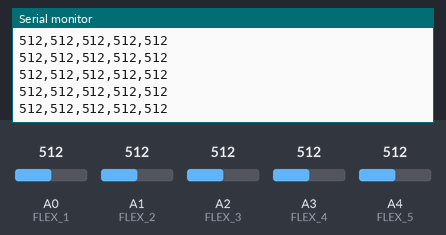
The sketch below on a simulated Arduino Nano, built with avr-gcc and run on an emulated ATmega328P. Parts: the last lines printed to the serial monitor. Inputs (shaded band) come from the test bench; at power-on: A0 (FLEX_1) = 512, A1 (FLEX_2) = 512, A2 (FLEX_3) = 512, A3 (FLEX_4) = 512, A4 (FLEX_5) = 512.

Above: at 3.2 s.
3.3 s: A0 (FLEX_1) set to 716
At 4.1 s:
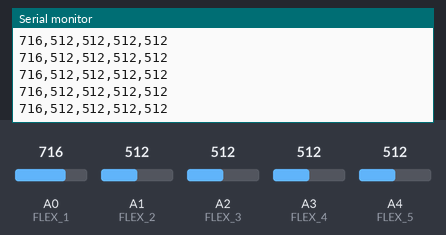
4.8 s: A1 (FLEX_2) set to 716
At 5.7 s:
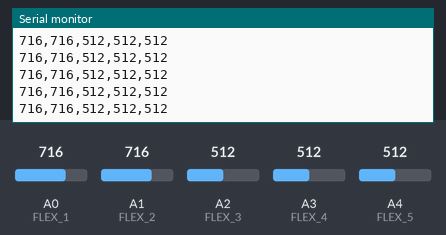
6.3 s: A2 (FLEX_3) set to 716
At 7.3 s:
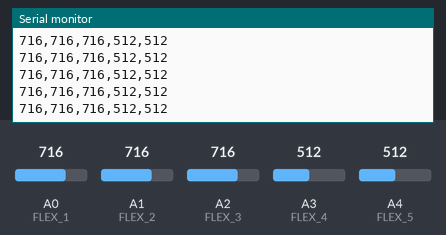
7.8 s: A3 (FLEX_4) set to 716
At 8.8 s:
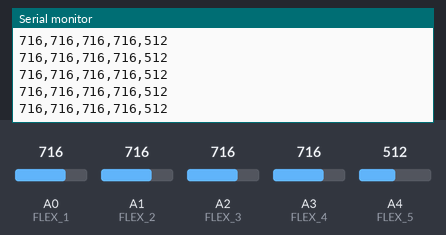
9.3 s: A4 (FLEX_5) set to 716
At 9.9 s:
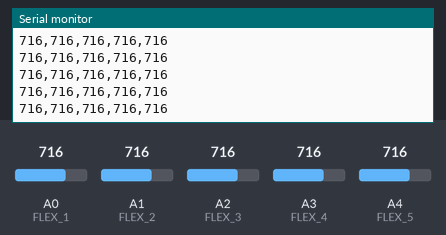
10.8 s: A0 (FLEX_1) set to 992
At 11.5 s:
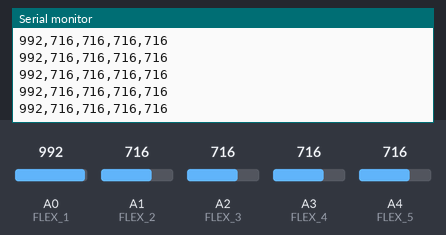
Timing chart, 0 to 13.3 s (numbered marks = the images above; inputs shaded):
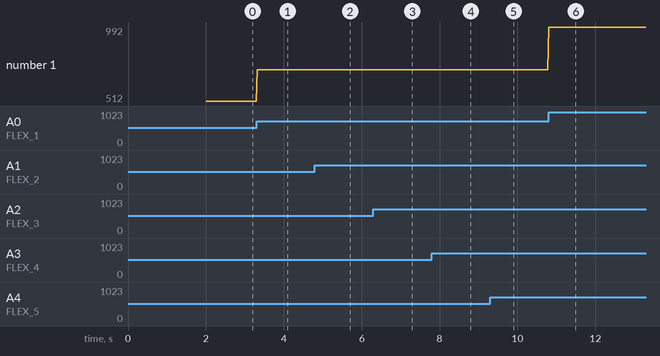

Measured:
- after the input at 3.3 s, the serial monitor: prints a new line at once (image 1)
- after the input at 4.8 s, the serial monitor: prints a new line at once (image 2)
- after the input at 6.3 s, the serial monitor: prints a new line at once (image 3)
- after the input at 7.8 s, the serial monitor: prints a new line at once (image 4)
- after the input at 9.3 s, the serial monitor: prints a new line at once (image 5)
- after the input at 10.8 s, the serial monitor: prints a new line at once (image 6)
- plotted number 1: 512 → 716 after the input at 3.3 s, 716 → 992 after the input at 10.8 s

The sketch:

arduino_test_sketch.ino
```cpp
/*
Arduino Test Sketch for IoT Sign Language Glove
================================================

This is a simple test sketch to verify your glove's serial communication.

Upload this to your Arduino Nano, open the Serial Monitor (115200 baud),
and verify you see sensor values streaming.

Expected output format: flex1,flex2,flex3,flex4,flex5

Hardware:
- Arduino Nano (ATmega328P)
- 5 flex sensors connected to analog pins A0-A4
- Each sensor in a voltage divider circuit with a 10K resistor

Note: If using a Nano clone with CH340 USB chip, you may need to install
      CH340 drivers: http://www.wch.cn/downloads/CH341SER_ZIP.html
*/

// Flex sensor pins
const int FLEX_1 = A0;  // Thumb
const int FLEX_2 = A1;  // Index
const int FLEX_3 = A2;  // Middle
const int FLEX_4 = A3;  // Ring
const int FLEX_5 = A4;  // Pinkie

// Sample rate
const int SAMPLE_DELAY_MS = 20;  // 50Hz (20ms between samples)

void setup() {
  // Initialize serial communication
  Serial.begin(115200);

  // Wait for serial to be ready
  while (!Serial) {
    delay(10);
  }

  Serial.println("IoT Sign Language Glove - Test Mode");
  Serial.println("====================================");
  Serial.println("Flex sensor values will stream at 50Hz");
  Serial.println("Expected format: flex1,flex2,flex3,flex4,flex5");
  Serial.println("====================================");
  delay(2000);
}

void loop() {
  // Read all 5 flex sensors
  int flex1 = analogRead(FLEX_1);
  int flex2 = analogRead(FLEX_2);
  int flex3 = analogRead(FLEX_3);
  int flex4 = analogRead(FLEX_4);
  int flex5 = analogRead(FLEX_5);

  // Send as CSV format (easier to parse)
  Serial.print(flex1);
  Serial.print(",");
  Serial.print(flex2);
  Serial.print(",");
  Serial.print(flex3);
  Serial.print(",");
  Serial.print(flex4);
  Serial.print(",");
  Serial.println(flex5);

  // Optional: Use start/end markers for more robust parsing
  // Format: !flex1,flex2,flex3,flex4,flex5#
  // Uncomment the following and comment out the CSV section above:
  /*
  Serial.print("!");
  Serial.print(flex1);
  Serial.print(",");
  Serial.print(flex2);
  Serial.print(",");
  Serial.print(flex3);
  Serial.print(",");
  Serial.print(flex4);
  Serial.print(",");
  Serial.print(flex5);
  Serial.println("#");
  */

  // Wait before next sample (50Hz = 20ms)
  delay(SAMPLE_DELAY_MS);
}
```
